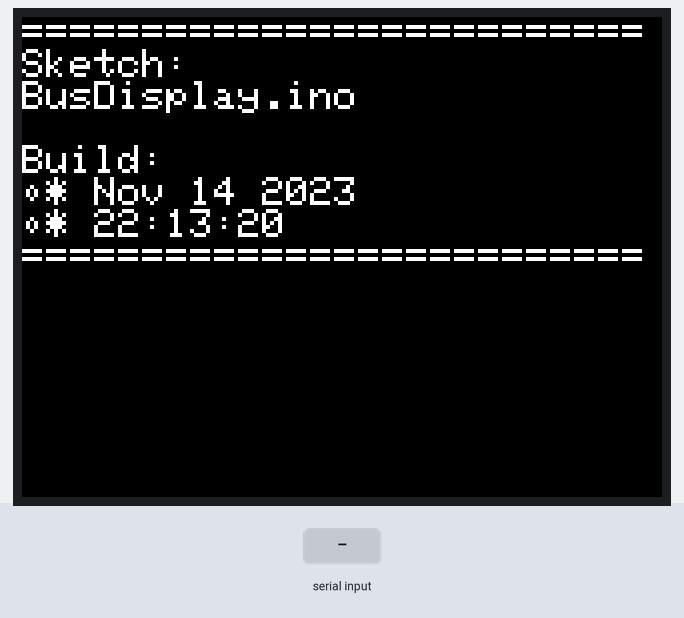
The sketch below on a simulated ESP32. On the bench: 320×240 colour display. Inputs (shaded band) come from the test bench. What the sketch prints to the serial monitor is not drawn.

Above: at 1.3 s.
1.4 s: "90,45\n" received over Serial
At 3.7 s:
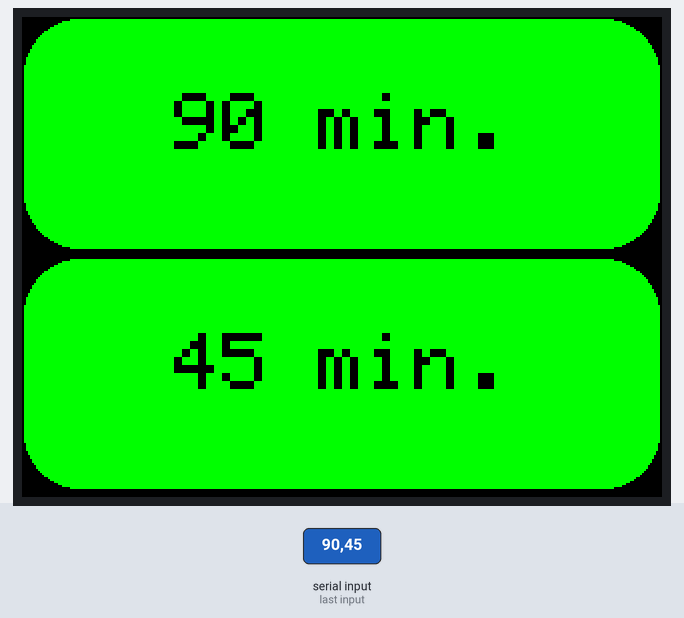
4.0 s: "5\n" received over Serial
At 5.6 s:
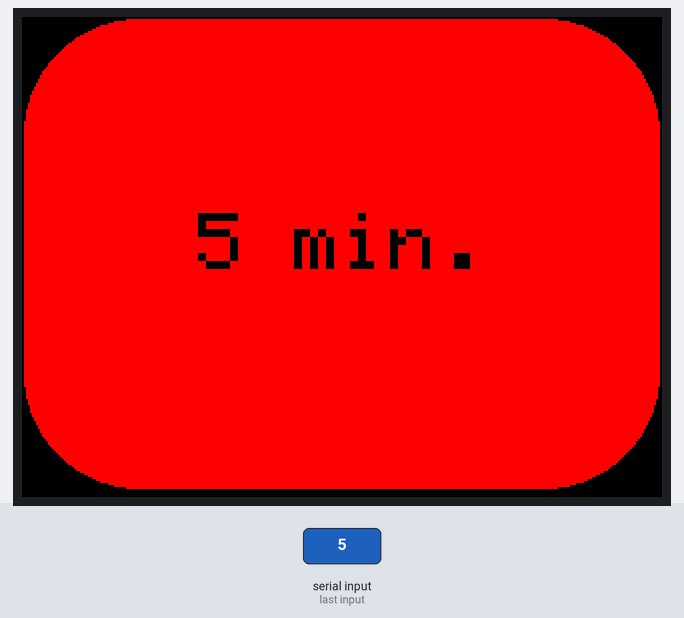
Timing chart, 0 to 7.1 s (numbered marks = the images above; inputs shaded):
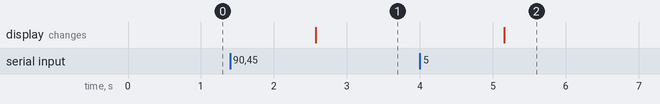

Measured:
- after the input at 1.4 s, the display: changes after 1.2 s (image 1)
- after the input at 4.0 s, the display: changes after 1.2 s (image 2)

The sketch:

BusDisplay.ino
```cpp
#include <Arduino.h>
#include <M5Unified.h>

////////////////////////////////////////////////////////////////////////
typedef struct {
  String label;
  int color;
} Button;
const unsigned int MAX_ROWS = 7;
Button ROWS[MAX_ROWS];
unsigned int nbOfRows = 0;

unsigned int FetchRows()
{
  int rowIndex = 0;
  while (1) {
    const long value = Serial.parseInt();
    if (value == 0) {
      break;
    }

    ROWS[rowIndex].label = String(value) + " min.";

    if (value <= 5) {
      ROWS[rowIndex].color = TFT_RED;
    } else if (value <= 15) {
      ROWS[rowIndex].color = TFT_YELLOW;
    } else {
      ROWS[rowIndex].color = TFT_GREEN;
    }
    ++rowIndex;
  }
  return rowIndex;
}

void DrawRows()
{
  const int w = (M5.Display.width());
  const int margin = 3;
  int x = 0;
  int y = 0;
  int h = 0;

  for (int rowIndex = 0; rowIndex < nbOfRows; ++rowIndex) {
    if (rowIndex == 0) {
      h = (M5.Display.height() / nbOfRows) - margin;
      M5.Display.clearDisplay();
    }

    LGFX_Button button;
    button.initButtonUL(&M5.Display, x, y, w, h, TFT_BLACK, ROWS[rowIndex].color, TFT_BLACK, ROWS[rowIndex].label.c_str(), 4, 4);
    button.drawButton();

    y += (h + margin);
  }
  nbOfRows = 0;
}

////////////////////////////////////////////////////////////////////////
void Show(char* str)
{
    M5.Display.print(str);
    Serial.print(str);
}

////////////////////////////////////////////////////////////////////////
void setup(void)
{
  M5.begin();
  int textsize = M5.Display.height() / 100;
  if (textsize == 0) { textsize = 1; }
  M5.Display.setTextSize(textsize);
  Serial.begin(115200);
  Serial.println("Booted.");

  Show("==========================\n");
  Show("Sketch:\n");
  Show(__FILE__);
  Show("\n\n");

  Show("Build:\n");
  Show("\t* "__DATE__"\n");
  Show("\t* "__TIME__"\n");
  Show("==========================\n");
}

void loop(void)
{
  nbOfRows = FetchRows();

  // @TODO: show warning screen if no update since XXX sec/min

  DrawRows();
}
```
